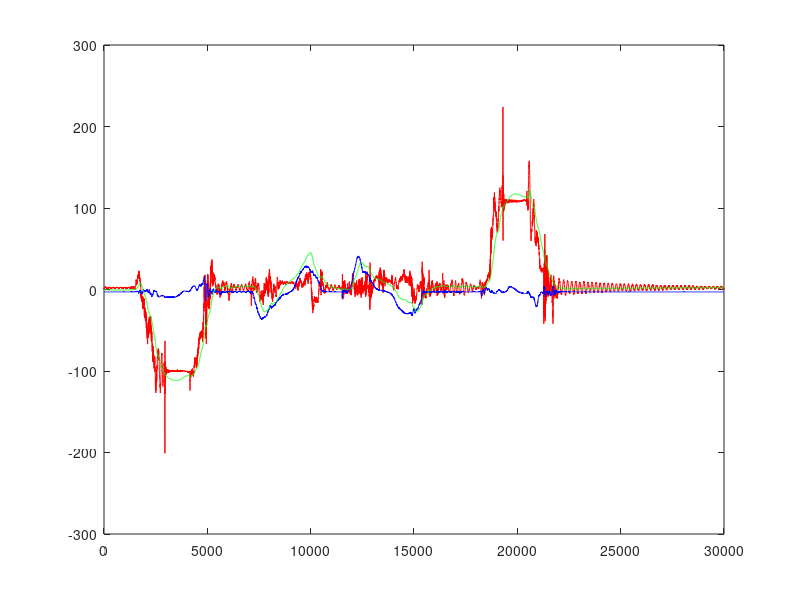

Write MATLAB code to recreate this figure.
% Author: Enrico Caruso

%--------------------------------------------------------------------------
% QR2 -- 
%--------------------------------------------------------------------------
% load data
	load data1.dat;
	t = 1: size(data1,1);
	phi = data1(:,1)-515;
	theta= data1(:,2)-523;
	p = data1(:,4)-414;
	n = length(t);

%--------------------------------------------------------------------------    
% kalman filter to remove dynamic offset in p using phi
%--------------------------------------------------------------------------    
    p2phi = 0.0041;
    p_bias(1:n) = 0;
    phi_kalman(1:n) = 0;
    C1 = 256;
    C2 = 1000000;
    for i=(2:n)
        p_kalman(i) = p(i-1) - p_bias(i-1);
        phi_kalman(i) = phi_kalman(i-1) + p_kalman(i) * p2phi;
        phi_error(i) = phi_kalman(i) - phi(i);
        phi_kalman(i) = phi_kalman(i) - phi_error(i) / C1;
        p_bias(i) = p_bias(i-1) + (phi_error(i)/p2phi) / C2;
    end;
figure;
plot(t,phi,'r');
hold on;
plot(t,p,'b');
hold on;
plot(t,phi_kalman,'g');

    
